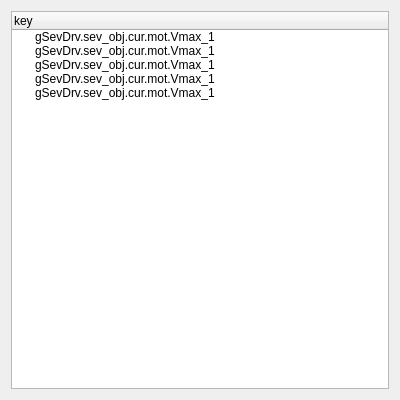
<?xml version="1.0" encoding="UTF-8"?>
<ui version="4.0">
 <class>Form</class>
 <widget class="QWidget" name="Form">
  <property name="geometry">
   <rect>
    <x>0</x>
    <y>0</y>
    <width>400</width>
    <height>400</height>
   </rect>
  </property>
  <property name="windowTitle">
   <string>Form</string>
  </property>
  <layout class="QVBoxLayout" name="verticalLayout">
   <item>
    <widget class="QTreeWidget" name="treeWidget">
     <column>
      <property name="text">
       <string>key</string>
      </property>
     </column>
     <item>
      <property name="text">
       <string>gSevDrv.sev_obj.cur.mot.Vmax_1</string>
      </property>
     </item>
     <item>
      <property name="text">
       <string>gSevDrv.sev_obj.cur.mot.Vmax_1</string>
      </property>
     </item>
     <item>
      <property name="text">
       <string>gSevDrv.sev_obj.cur.mot.Vmax_1</string>
      </property>
     </item>
     <item>
      <property name="text">
       <string>gSevDrv.sev_obj.cur.mot.Vmax_1</string>
      </property>
     </item>
     <item>
      <property name="text">
       <string>gSevDrv.sev_obj.cur.mot.Vmax_1</string>
      </property>
     </item>
    </widget>
   </item>
  </layout>
 </widget>
 <resources/>
 <connections/>
</ui>
